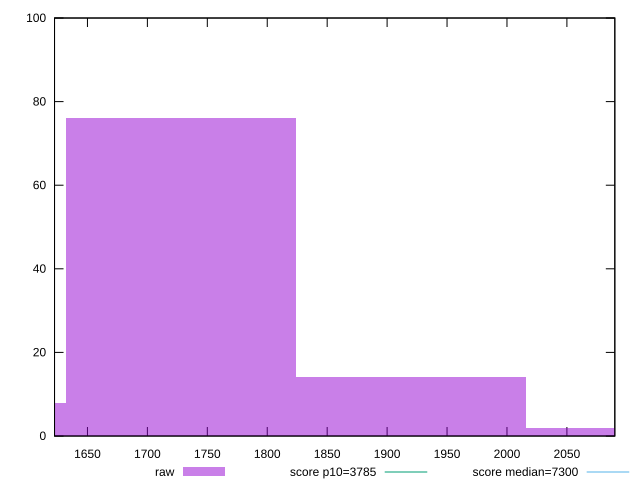

gnuplot code for this plot:
reset

$raw <<EOF
2111.758137543672 2
1727.8021125357318 76
1535.8241000317616 8
1919.780125039702 14
EOF

set key outside below
set boxwidth 191.9780125039702
set xrange [1622.5395000000003:2089.98]
set yrange [0:100]
set trange [0:100]
set style fill transparent solid 0.5 noborder

set parametric
set terminal svg size 640, 490 enhanced background rgb 'white'
set output "report_00009_2021-02-08T22-37-41.559Z/interactive/samples/pages+cached+noadtech+nomedia+nocss/raw/histogram.svg"

plot $raw title "raw" with boxes, \
     3785,t title "score p10=3785", \
     7300,t title "score median=7300"

reset
